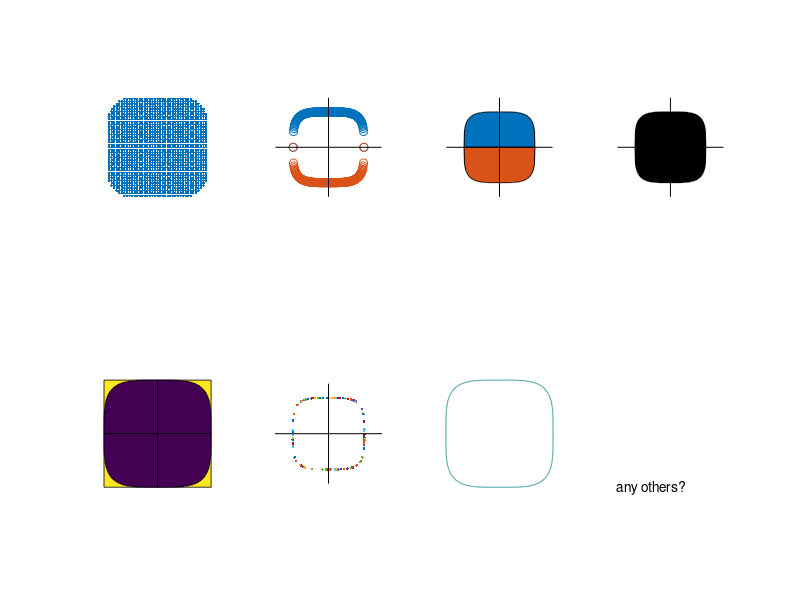

Write MATLAB code to recreate this figure.
function fourballs
% there is more than one way to make a 4-ball: some solutions

subplot(2,4,1)
  t = -1:2/40:1;  % higher res crashes my Matlab; Octave is o.k. w 500
  [x,y] = meshgrid(t,t);
  spy(x.^4+y.^4 < 1)
  axis equal,  axis off

subplot(2,4,2)
  x = -1:0.01:1;
  scatter(x,(1-x.^4).^0.25);  hold,  scatter(x,-(1-x.^4).^0.25);
  makeaxes,  hold off,  axis equal,  axis off

subplot(2,4,3)
  x = -(-128:128)/128;  y = (ones(1,257)-x.^4).^0.25;
  area(x,y);  hold,  area(x,-y);
  makeaxes,  hold off,  axis equal,  axis off

subplot(2,4,4)
  x = -1:.01:1;
  fill(x,(1-x.^4).^(1/4),'k'),  hold,  fill(x,-(1-x.^4).^(1/4),'k')
  makeaxes,  hold off,  axis equal,  axis off

subplot(2,4,5)
  t = -1:2/500:1;  [x,y] = meshgrid(t,t);
  contourf(x,y,x.^4+y.^4,1)
  makeaxes,  axis equal,  axis off

subplot(2,4,6)
  for i=1:100  % my Matlab crashes with 1000 points; Octave is fine
    x = randn(2,1);  x = x/norm(x,4);
    plot(x(1),x(2),'.');  hold on
  end
  makeaxes,  hold off,  axis equal,  axis off

subplot(2,4,7)
  x = repmat(-1:0.01:1,201,1);  f = @(x,y)(x.^4+y.^4);
  contour(f(x,x'),1)
  axis equal,  axis off

subplot(2,4,8),  text(0,0,'any others?'),  axis equal,  axis off
  
  function makeaxes
    hold on
    plot([-1.5 1.5], [0 0], 'k'),  plot([0 0], [-1.4 1.4], 'k')
    hold off
  end

end
